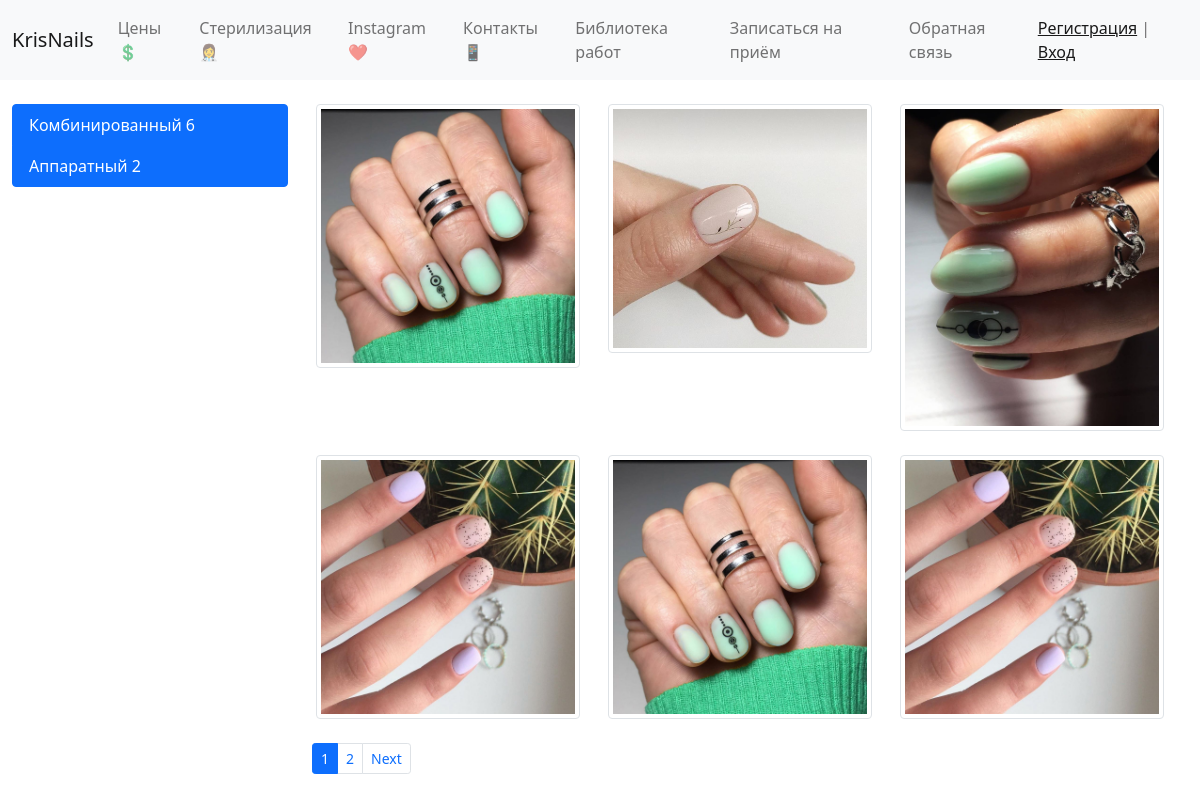
The app's page /services/works/ with its own data.
### services/models.py (models this page shows, shortened)
class Category(models.Model):
    category_name = models.CharField(max_length=150, verbose_name='Тип услуги')
    content = models.TextField(verbose_name='Описание услуги', blank=True)
    price = models.IntegerField(verbose_name='Стоимость')
    duration = models.CharField(blank=True, max_length=100, verbose_name='продолжительность')
    created_at = models.DateTimeField(auto_now_add=True, verbose_name='Дата добавления услуги')
    updated_at = models.DateTimeField(auto_now=True, verbose_name='Дата изменения')
    is_published = models.BooleanField(default=True, verbose_name='Опубликовано')
    class Meta:
        verbose_name = 'Категория'
        verbose_name_plural = 'Категории'
    def get_absolute_url(self):
        return reverse('services:show_works_by_category', kwargs={'category_id': self.pk})

class Visit(models.Model):
    client = models.ForeignKey(Client, on_delete=models.SET_NULL, null=True, verbose_name='Клиент', blank=True)
    category = models.ForeignKey(Category, on_delete=models.PROTECT, verbose_name='Услуга', blank=True)
    additional = models.ManyToManyField(Additional, blank=True, verbose_name='Доп. услуги')
    work_date = models.DateTimeField(auto_now_add=True, verbose_name='Дата визита', blank=True)
    price = models.IntegerField(default='250', verbose_name='Стоимость', blank=True)
    duration = models.DurationField(default='03:00:00', help_text='часы:минуты:секунды',
                                    verbose_name='Длительность процедуры', blank=True)
    content = models.TextField(blank=True, verbose_name='Описание процедуры')
    created_at = models.DateTimeField(auto_now_add=True, verbose_name='Дата добавления')
    updated_at = models.DateTimeField(auto_now=True, verbose_name='Дата изменения')
    is_published = models.BooleanField(default=False, verbose_name='Опубликовано')
    photo_before = models.ImageField(upload_to='photo/visits/before/%Y/%m/%d', blank=True, verbose_name='Фото до')
    photo_after = models.ImageField(upload_to='photo/visits/after/%Y/%m/%d', blank=True, verbose_name='Фото после')
    class Meta:
        verbose_name = 'Визит'
        verbose_name_plural = 'Визиты'
        ordering = ['-work_date']
    def get_absolute_url(self):
        return reverse('services:show_work', kwargs={'pk': self.pk})

### services/views.py (the view)
# urls.py: path('works/', views.AllVisits.as_view(), name='all_visits'),
class AllVisits(ListView):
    model = Visit
    context_object_name = 'visits_list'
    template_name = 'services/visits_list.html'
    paginate_by = 6
    def get_queryset(self):
        return Visit.objects.filter(is_published=True, photo_after__contains='jpg', category__is_published=True)

### services/templatetags/services_tags.py (called while the page is built)
@register.inclusion_tag('services/list_categories.html')
def show_categories():
    categories_list = Category.objects.filter(is_published=True)
    categories_list = Category.objects.annotate(cnt=Count('visit', filter=F('visit__is_published'))).filter(cnt__gt=0)
    return {'categories_list': categories_list}

### services/templates/services/visits_list.html (shortened to what this page needs)
{% extends 'base.html' %}
{% load services_tags %}
{% block main %}
<div class="container-fluid my-4">
    <div class="row">
        <div class="col-md-3 mb-4">
            {% show_categories %}
        </div>
        <div class="row col-md-9">
            {% for step in visits_list %}
            <div class="d-flex justify-content-center col-md-4 mb-4 ps-md-3  ">
                <a href="{{ step.get_absolute_url }}"><img src="{{ step.photo_after.url }}"
                                                           class="img-fluid img-thumbnail d-flex justify-content-center"
                                                           width="304"
                                                           height="236"/></a>
            </div>
            {% endfor %}
            {% if page_obj.has_other_pages %}
            <nav aria-label="...">
                <ul class="pagination pagination-sm">
                    {% for p in page_obj.paginator.page_range %}
                    {% if page_obj.number == p %}
                        <li class="page-item active"><a class="page-link" href="?page={{ p }}">{{ p }}</a></li>
                    {% elif p > page_obj.number|add:-2 and p < page_obj.number|add:2 %}
                        <li class="page-item"><a class="page-link" href="?page={{ p }}">{{ p }}</a></li>
                    {% endif %}
                    {% endfor %}
                    {% if page_obj.has_next %}
                        <li class="page-item">
                            <a class="page-link" href="?page={{ page_obj.next_page_number }}">Next</a>
                        </li>
                    {% endif %}
                </ul>
            </nav>
            {% endif %}
        </div>
    </div>
</div>
{% endblock %}

### services/templates/services/list_categories.html
<div class="list-group">
    {% for item in categories_list %}
    <a href="{{ item.get_absolute_url }}" class="list-group-item list-group-item-action active"
       aria-current="true">{{ item.category_name }} {{item.cnt}} </a>
    {% endfor %}
</div>

### nails/static/css/style.css (style rules this page uses)
body { background: url(https://webfon.top/wp-content/uploads/2017/10/tools.png) left top repeat fixed; }

### records on screen
Category: category_name "Комбинированный", cnt "6"
Category: category_name "Аппаратный", cnt "2"
Visit: photo_after (picture)
Visit: photo_after (picture)
Visit: photo_after (picture)
Visit: photo_after (picture)
Visit: photo_after (picture)
Visit: photo_after (picture)

### other values on screen
{{ p }} "1"
{{ p }} "2"
